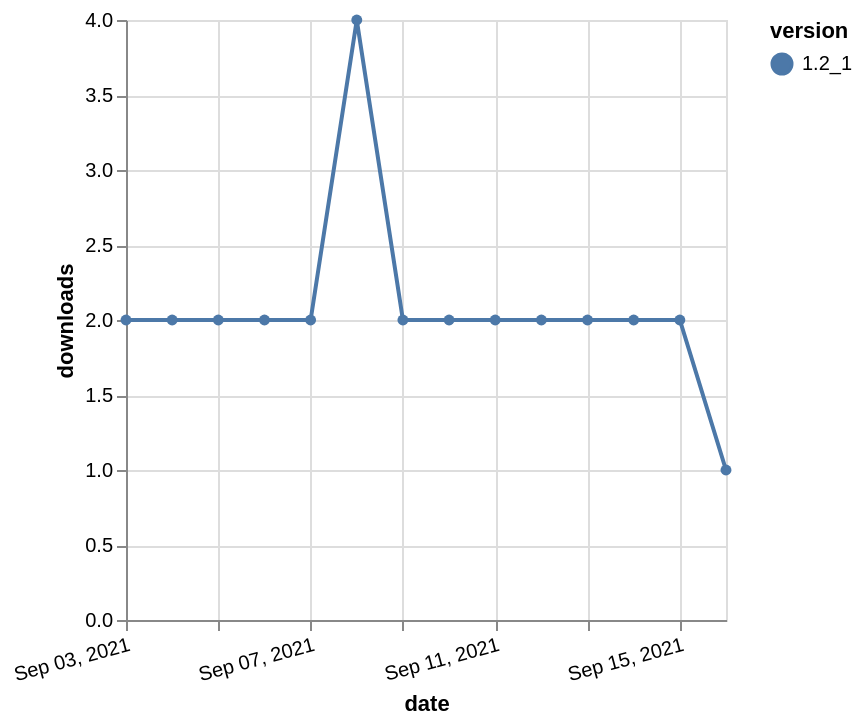

Here is the Vega-Lite specification saved for this chart:
### Vega-Lite specification from a JSON file in a GitHub repository (floating-point values rounded to 4 significant figures)
{"$schema": "https://vega.github.io/schema/vega-lite/v5.json", "description": "A simple bar chart with embedded data.", "data": {"values": [{"date": "2021-09-03", "total": 2985, "delta": 2, "version": "1.2_1"}, {"date": "2021-09-04", "total": 2987, "delta": 2, "version": "1.2_1"}, {"date": "2021-09-05", "total": 2989, "delta": 2, "version": "1.2_1"}, {"date": "2021-09-06", "total": 2991, "delta": 2, "version": "1.2_1"}, {"date": "2021-09-07", "total": 2993, "delta": 2, "version": "1.2_1"}, {"date": "2021-09-08", "total": 2997, "delta": 4, "version": "1.2_1"}, {"date": "2021-09-09", "total": 2999, "delta": 2, "version": "1.2_1"}, {"date": "2021-09-10", "total": 3001, "delta": 2, "version": "1.2_1"}, {"date": "2021-09-11", "total": 3003, "delta": 2, "version": "1.2_1"}, {"date": "2021-09-12", "total": 3005, "delta": 2, "version": "1.2_1"}, {"date": "2021-09-13", "total": 3007, "delta": 2, "version": "1.2_1"}, {"date": "2021-09-14", "total": 3009, "delta": 2, "version": "1.2_1"}, {"date": "2021-09-15", "total": 3011, "delta": 2, "version": "1.2_1"}, {"date": "2021-09-16", "total": 3012, "delta": 1, "version": "1.2_1"}]}, "width": "container", "mark": {"type": "line", "point": {"filled": true}}, "encoding": {"x": {"field": "date", "type": "temporal", "timeUnit": "yearmonthdate", "title": "date", "axis": {"labelAngle": -15}}, "y": {"field": "delta", "type": "quantitative", "title": "downloads"}, "color": {"field": "version", "type": "nominal"}, "tooltip": {"field": "delta"}}}
